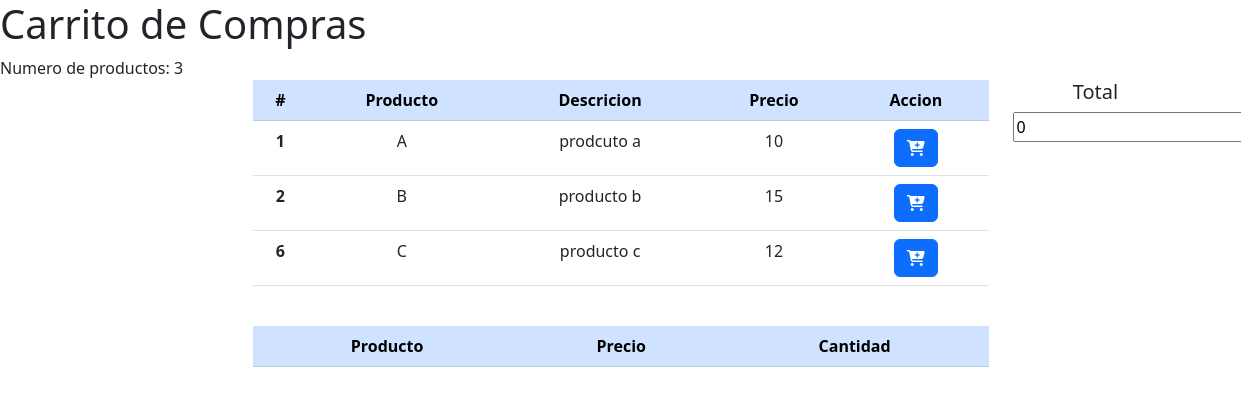
/carritodecompras.php, run on the app's committed database.
### tables this page shows
CREATE TABLE `productos` (
  `codigo` int(11) NOT NULL,
  `producto` varchar(255) NOT NULL,
  `descripcionCorta` varchar(255) NOT NULL,
  `descripcionLarga` varchar(255) NOT NULL,
  `unidadMedida` varchar(255) NOT NULL,
  `precio` varchar(255) NOT NULL
);

### carritodecompras.php (the view, shortened to what this page needs)
<!doctype html>
<html lang="en">
  <head>
    <link href="https://cdn.jsdelivr.net/npm/bootstrap@5.2.0/dist/css/bootstrap.min.css" rel="stylesheet">
  </head>
  <body>
    <h1>Carrito de Compras</h1>
    <?php
    $result =  $_GLOBALS['conexion']->query("SELECT producto FROM productos");
    echo "Numero de productos: $result->num_rows";
    ?>
    <div class="container text-center">
        <div class="row">
          <div class="col-md-2">
          </div>
          <div class="col-md-8">
            <table class="table">
                <thead class=" table-primary">
                  <tr>
                    <th scope="col">#</th>
                    <th scope="col">Producto</th>
                    <th scope="col">Descricion</th>
                    <th scope="col">Precio</th>
                    <th scope="col">Accion</th>
                  </tr>
                </thead>
                <tbody>
                  <?php
                  $query = "SELECT * FROM productos";
                  if($result =  $_GLOBALS['conexion']->query($query) )
                   {
                    while ($row = $result->fetch_assoc()) {
                      echo ' <tr>
                      <th scope="row">'.$row['codigo'].'</th>
                      <td>'.$row['producto'].'</td>
                      <td>
                      '.$row['descripcionCorta'].'
                      </td>
                      <td>
                      '.$row['precio'].'
                      </td>
                      <td>
                      <button type="button" class="btn btn-primary"  onClick="agregarCarrito('.$row['codigo'].');">
                                      <i class="fa fa-cart-plus" aria-hidden="true" style="color:white" data-bs-toggle="tooltip" data-bs-title="Agregar"></i>
                                  </button>
                                  </td>
                    </tr>';
                    }
                  }
                  ?>
                </tbody>
              </table>
            <br>
         <table class="table" id="tablacarrito">
                <thead class=" table-primary">
                  <tr>
                    <th scope="col">Producto</th>
                    <th scope="col">Precio</th>
                    <th scope="col">Cantidad</th>
                  </tr>
                </thead>
              </table>
          </div>
          <div class="col-md-2">
             <h5>Total</h5>
            <input type="text" id="totalCarrito" value="0" readonly/>
          </div>
        </div>
      </div>
</body>
</html>

### data on the page
productos: codigo "1", producto "A", descripcionCorta "prodcuto a", precio "10"
productos: codigo "2", producto "B", descripcionCorta "producto b", precio "15"
productos: codigo "6", producto "C", descripcionCorta "producto c", precio "12"

### other printed values
$result->num_rows "3"
